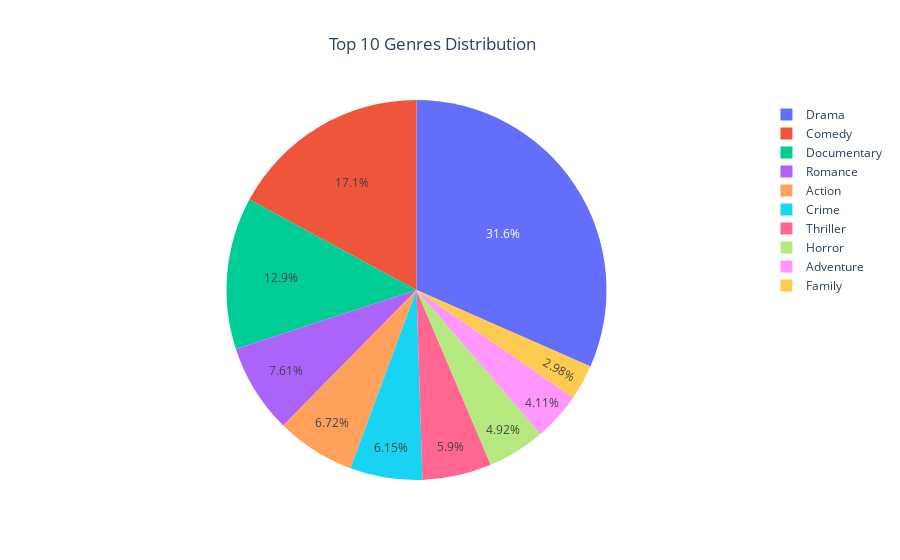

Source (notebook cell):
### Code cell
# use plotly to make pie chart
fig_pie = px.pie(top_genres, names='Genre', values='Count', title='Top 10 Genres Distribution')
fig_pie.update_layout(title_x=0.48)  # Adjust the title placement
fig_pie.show()

### Figure 1 — Plotly figure (JSON) as saved in the notebook; plotly's stock layout.template omitted (floating-point values rounded to 4 significant figures)
{"data": [{"domain": {"x": [0, 1], "y": [0, 1]}, "hovertemplate": "Genre=%{label}<br>Count=%{value}<extra></extra>", "labels": ["Drama", "Comedy", "Documentary", "Romance", "Action", "Crime", "Thriller", "Horror", "Adventure", "Family"], "legendgroup": "", "name": "", "showlegend": true, "type": "pie", "values": [165242, 89496, 67529, 39813, 35141, 32169, 30853, 25755, 21508, 15602]}], "layout": {"legend": {"tracegroupgap": 0}, "title": {"text": "Top 10 Genres Distribution", "x": 0.48}}}
